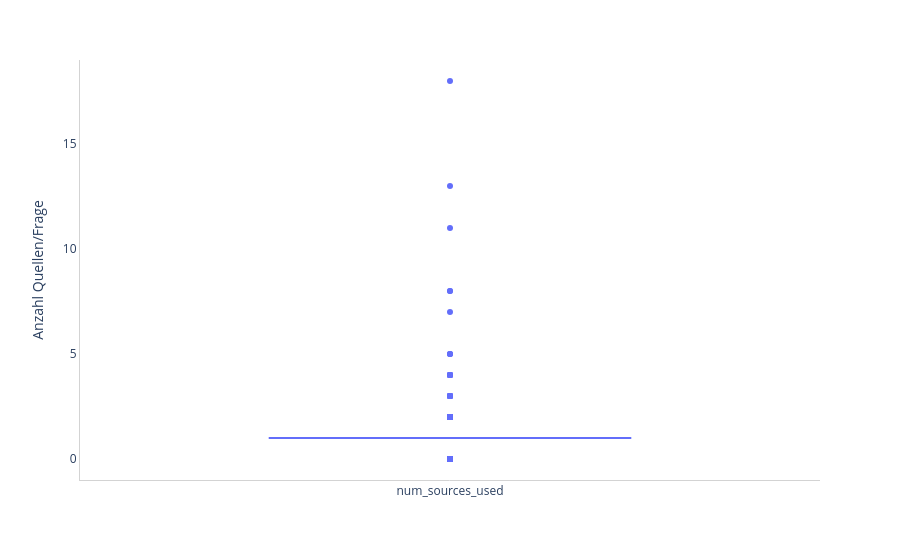

Notebook code for this chart:
### Code cell
PX.box(pdfqa['num_sources_used'], xaxes = {'title': ''}, yaxes = {'title': 'Anzahl Quellen/Frage'})

### Figure 1 — Plotly figure (JSON) as saved in the notebook; plotly's stock layout.template omitted (floating-point values rounded to 4 significant figures; data arrays with more than 128 entries replaced by an {"elided": "..."} marker saying what was removed)
{"data": [{"alignmentgroup": "True", "boxpoints": "outliers", "hovertemplate": "variable=%{x}<br>value=%{y}<extra></extra>", "legendgroup": "", "marker": {"color": "#636efa"}, "name": "", "notched": true, "offsetgroup": "", "orientation": "v", "showlegend": false, "type": "box", "x": {"elided": "2037 str values"}, "x0": " ", "xaxis": "x", "y": {"elided": "2037 int values"}, "y0": " ", "yaxis": "y"}], "layout": {"boxmode": "group", "legend": {"tracegroupgap": 0}, "margin": {"t": 60}, "paper_bgcolor": "rgba(255, 255, 255, 1.0)", "plot_bgcolor": "rgba(255, 255, 255, 1.0)", "showlegend": false, "width": 900, "xaxis": {"anchor": "y", "domain": [0, 1], "linecolor": "LightGrey", "linewidth": 1, "showline": true, "title": {"text": ""}}, "yaxis": {"anchor": "x", "domain": [0, 1], "linecolor": "LightGrey", "linewidth": 1, "showgrid": false, "showline": true, "title": {"text": "Anzahl Quellen/Frage"}}}}
